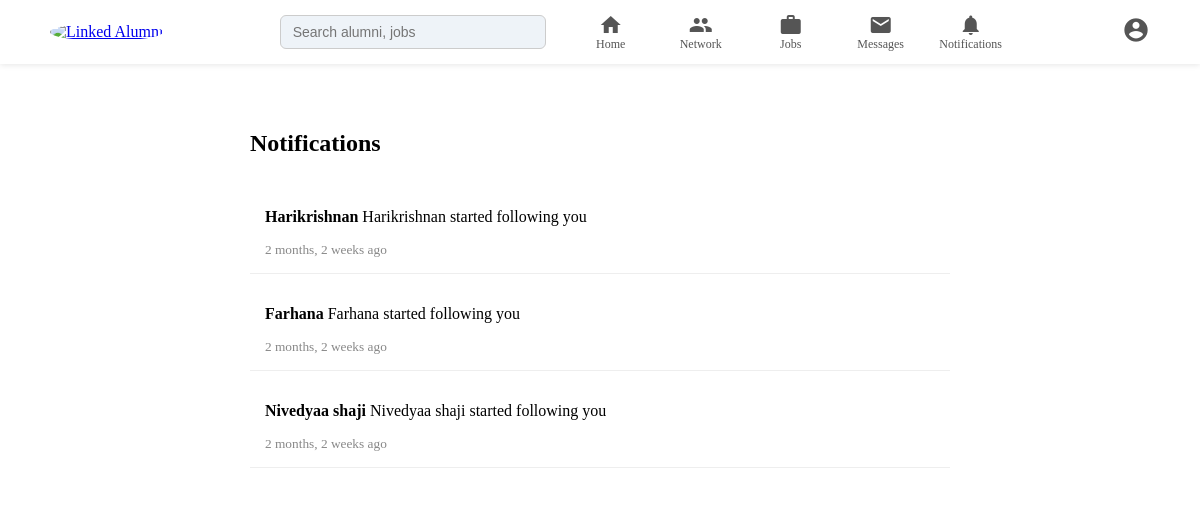
The app's page /notifications/ (signed in) with its own data.
### alumniapp/models.py (models this page shows, shortened)
class Notification(models.Model):
    NOTIFICATION_TYPES = (
        ('post', 'Post'),
        ('job', 'Job'),
        ('follow',"Follow")
    )
    recipient = models.ForeignKey(
        RegisterModel,
        on_delete=models.CASCADE,
        related_name='notifications'
    )
    sender = models.ForeignKey(
        RegisterModel,
        on_delete=models.CASCADE,
        related_name='sent_notifications'
    )
    notification_type = models.CharField(max_length=10, choices=NOTIFICATION_TYPES)
    post = models.ForeignKey(
        AlumniPost,
        on_delete=models.CASCADE,
        null=True,
        blank=True
    )
    job = models.ForeignKey(
        JobVacancy,
        on_delete=models.CASCADE,
        null=True,
        blank=True
    )
    message = models.CharField(max_length=255)
    is_read = models.BooleanField(default=False)
    created_at = models.DateTimeField(default=timezone.now)

class RegisterModel(models.Model):
    ROLE_CHOICES = (
        ('student', 'Student'),
        ('alumni', 'Alumni'),
        ('staff',"Staff")
    )
    username = models.CharField(max_length=50)
    college_id = models.CharField(max_length=50)
    email = models.EmailField(unique=True)
    password = models.CharField(max_length=256)
    role = models.CharField(max_length=10, choices=ROLE_CHOICES)
    reset_token = models.CharField(max_length=200, blank=True, null=True)

### alumniapp/views.py (the view)
# urls.py: path('notifications/', notifications, name='notifications'),
def notifications(request):
    user_id = request.session.get("user_id")
    role = request.session.get("role")
    if not user_id:
        messages.error(request, "Please login again.")
        return redirect("alumni_login")
    notifications = Notification.objects.filter(
        recipient_id=user_id
    ).order_by("-created_at")
    notifications.filter(is_read=False).update(is_read=True)
    return render(request, "notifications.html", {
        "notifications": notifications,
        "role": role,
    })

### alumniapp/context_processors.py (called while the page is built)
def notification_count(request):
    user_id = request.session.get("user_id")
    if not user_id:
        return {}
    count = Notification.objects.filter(
        recipient_id=user_id,
        is_read=False
    ).count()
    return {'notification_count': count}

def unread_message_count(request):
    user_id = request.session.get("user_id")
    if not user_id:
        return {}
    count = Message.objects.filter(
        receiver_id=user_id,
        is_read=False
    ).count()
    return {
        "unread_message_count": count
    }

### alumniapp/templates/notifications.html (shortened to what this page needs)
<!DOCTYPE html>
<html>
<head>
</head>
<body>
{% if role %}
    {% include 'partials/navbar.html' %}
{% else %}
    {% include 'partials/adminsidebar.html' %}
{% endif %}
<div class="container">
    <h2>Notifications</h2>
    {% for n in notifications %}
    <div class="notification {% if not n.is_read %}unread{% endif %}">
        <p>
            <strong>{{ n.sender.username }}</strong> {{ n.message }}
        </p>
        <small>{{ n.created_at|timesince }} ago</small>
    </div>
{% empty %}
    <p class="empty">No notifications yet</p>
{% endfor %}
</body>
</html>

### alumniapp/templates/notifications.html (style rules this page uses)
.container { max-width: 700px; margin: 90px auto; background: #fff; padding: 20px; border-radius: 8px; }
.notification { padding: 15px; border-bottom: 1px solid #eee; }
.notification small { color: #888; display: block; margin-top: 4px; }

### records on screen
Notification: sender.username "Harikrishnan", message "Harikrishnan started following you", created_at "2 months, 2 weeks"
Notification: sender.username "Farhana", message "Farhana started following you", created_at "2 months, 2 weeks"
Notification: sender.username "Nivedyaa shaji", message "Nivedyaa shaji started following you", created_at "2 months, 2 weeks"
